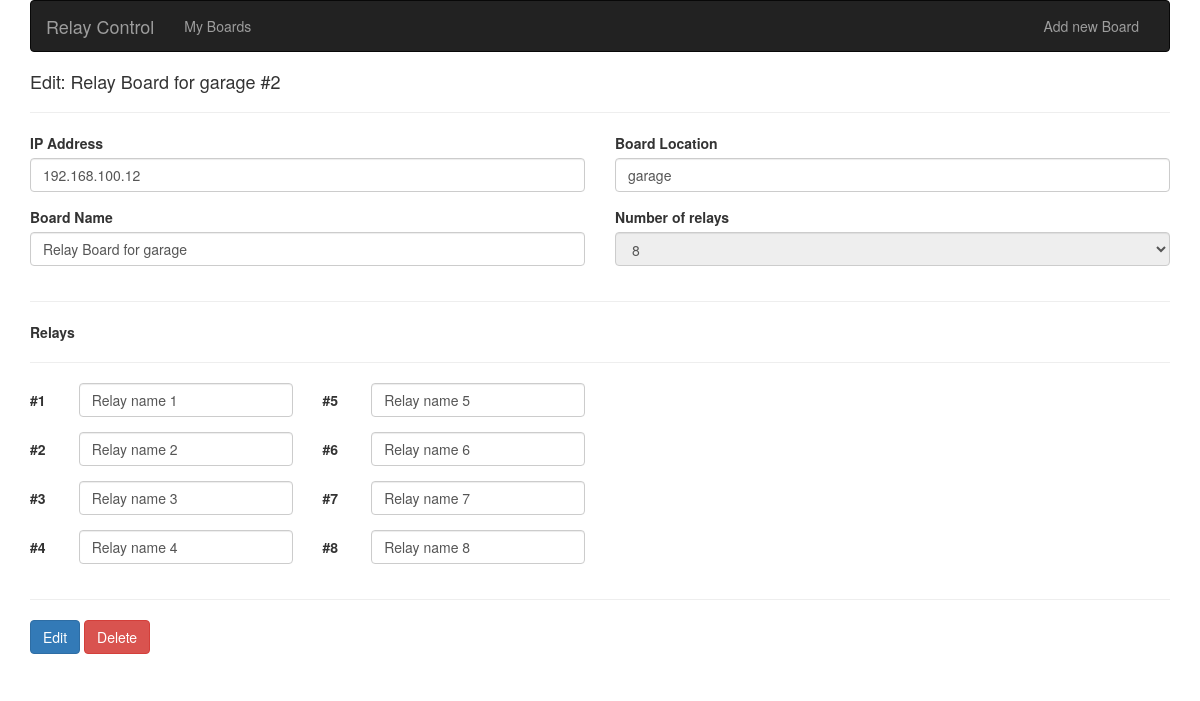
Page /boards/edit/2 on the committed database.
### tables this page shows
CREATE TABLE IF NOT EXISTS `boards` (
  `id` int(11) NOT NULL AUTO_INCREMENT,
  `ip` varchar(15) NOT NULL,
  `name` varchar(100) NOT NULL,
  `slug` varchar(100) NOT NULL,
  `location` varchar(100) NOT NULL,
  PRIMARY KEY (`id`)
);

CREATE TABLE IF NOT EXISTS `relays` (
  `id` int(11) NOT NULL AUTO_INCREMENT,
  `relay_id` int(11) NOT NULL,
  `name` varchar(100) NOT NULL,
  `slug` varchar(100) NOT NULL,
  `board_id` int(11) NOT NULL,
  PRIMARY KEY (`id`)
);

### application/core/MY_Loader.php (called while the page is built, shortened)
<?php
class MY_Loader extends CI_Loader {
    public function template($template_name, $vars = array(), $return = FALSE)
    {
        $content  = $this->view('templates/header', $vars, $return);
        $content .= $this->view($template_name, $vars, $return);
    }
}

### application/controllers/boards.php (called while the page is built, shortened)
<?php if ( ! defined('BASEPATH')) exit('No direct script access allowed');
class Boards extends CI_Controller {
    public function edit($board_id)
    {
        if($board_id == 'new') {
            $data['cols'] = 1;
            $data['rows'] = 4;
            $data['number'] = 1;
            $data['current_page'] = 'new_board';
            $data['submit_value'] = 'Add';
            $data['action'] = '/boards/insert';
            $this->load->template('boards_edit_view', $data);
        } else {
            $this->load->model(array('boards_model', 'relays_model'));
            $board = $this->boards_model->get_board($board_id);
            $relays = array();
            foreach($this->relays_model->index($board_id) as $relay){
                $relays[$relay['relay_id']] = $relay;
            }
            $data['board'] = $board;
            $data['relays'] = $relays;
            $data['relays_count'] = count($relays);
            $data['cols'] = $data['relays_count'] / 4;
            $data['rows'] = 4;
            $data['number'] = 1;
            $data['current_page'] = 'edit_board';
            $data['submit_value'] = 'Edit';
            $data['action'] = '/boards/update/' . $board_id;
            $this->load->template('boards_edit_view', $data);
        }
    }
}

### index.php (called while the page is built, shortened)
<?php
require_once BASEPATH.'core/CodeIgniter.php';

### application/models/boards_model.php (called while the page is built, shortened)
<?php if ( ! defined('BASEPATH')) exit('No direct script access allowed');
class Boards_model extends CI_Model {
    public function get_board($board_id)
    {
        $this->db->limit(1);
        $this->db->where('id', $board_id);
        $query = $this->db->get('boards');
        return $query->row_array();
    }
}

### application/models/relays_model.php (called while the page is built, shortened)
<?php if ( ! defined('BASEPATH')) exit('No direct script access allowed');
class Relays_model extends CI_Model {
    public function index($board_id)
    {
        $this->db->where('board_id', $board_id);
        $query = $this->db->get('relays');
        return $query->result_array();
    }
}

### application/views/boards_edit_view.php (the view, shortened to what this page needs)
<?php if(isset($board)): ?>
    <h4>Edit: <?php echo $board['name'] . ' #'.$board['id'];?></h4>
    <hr/>
<?php endif; ?>
<form method="post" action="<?php echo $action;?>">
    <div class="row">
        <div class="col-md-6">
            <div class="form-group">
                <label for="ip-address">IP Address</label>
                <input required type="text" class="form-control" name="ip-address" id="ip-address" placeholder="IP Address" value="<?php if(isset($board)) echo $board['ip'];?>">
            </div>
            <div class="form-group">
                <label for="board-name">Board Name</label>
                <input required type="text" class="form-control" name="board-name" id="board-name" placeholder="Board Name" value="<?php if(isset($board)) echo $board['name'];?>">
            </div>
        </div>
        <div class="col-md-6">
            <div class="form-group">
                <label for="board-location">Board Location</label>
                <input required type="text" class="form-control" name="board-location" id="board-location" placeholder="Board Location" value="<?php if(isset($board)) echo $board['location'];?>">
            </div>
            <div class="form-group">
                <label for="relays-number">Number of relays</label>
                <select <?php if($current_page == 'edit_board') echo 'disabled';?> required class="form-control" name="relays-number" id="relays-number">
                    <option value="8" <?php if(isset($relays_count) && $relays_count == 8) echo 'selected';?>>8</option>
                </select>
            </div>
        </div>
    </div>
    <hr/>
    <h4 class="relays-edit-title">Relays</h4>
    <hr/>
    <div class="relays-edit-group">
        <div class="row">
            <?php for($i = 1; $i <= $cols; $i++): ?>
                <div class="col-sm-6 col-md-3">
                    <?php for($j = 1; $j <= $rows; $j++, $number++): ?>
                        <div class="form-group">
                            <div class="row">
                                <label class="col-xs-2 col-sm-2 col-md-2"
                                       for="relay-name-<?php echo isset($relays) ? $relays[$number]['relay_id'] : $number;?>">
                                    #<?php echo isset($relays) ? $relays[$number]['relay_id'] : $number;?>
                                </label>
                                <div class="col-xs-10 col-sm-10 col-md-10">
                                    <input required type="text" class="form-control"
                                           name="relays[<?php echo isset($relays) ? $relays[$number]['relay_id'] : $number;?>]"
                                           id="relay-name-<?php echo isset($relays) ? $relays[$number]['relay_id'] : $number;?>"
                                           placeholder="Relay Name"
                                           value="<?php if(isset($relays)) echo $relays[$number]['name'];?>">
                                </div>
                            </div>
                        </div>
                    <?php endfor; ?>
                </div>
            <?php endfor; ?>
        </div>
    </div>
    <hr/>
    <div class="row">
        <div class="col-md-12">
            <input class="btn btn-primary" type="submit" value="<?php echo $submit_value;?>"/>
            <?php if(isset($board)): ?>
                <a class="btn btn-danger" id="board-delete-button" href="/boards/delete/<?php echo $board['id'];?>">Delete</a>
            <?php endif; ?>
        </div>
    </div>
</form>

### assets/css/style.css (style rules this page uses)
h4.relays-edit-title { display: inline-block; max-width: 100%; font-weight: 700; font-size: 14px; margin: 0; cursor: default; }
.relays-edit-group label { margin: 0; line-height: 34px; }

### rows in the picture
boards: name "Relay Board for garage", id "2", ip-address "192.168.100.12", board-name "Relay Board for garage", board-location "garage"
relays: relay "1", name "Relay name 1"
relays: relay "2", name "Relay name 2"
relays: relay "3", name "Relay name 3"
relays: relay "4", name "Relay name 4"
relays: relay "5", name "Relay name 5"
relays: relay "6", name "Relay name 6"
relays: relay "7", name "Relay name 7"
relays: relay "8", name "Relay name 8"
